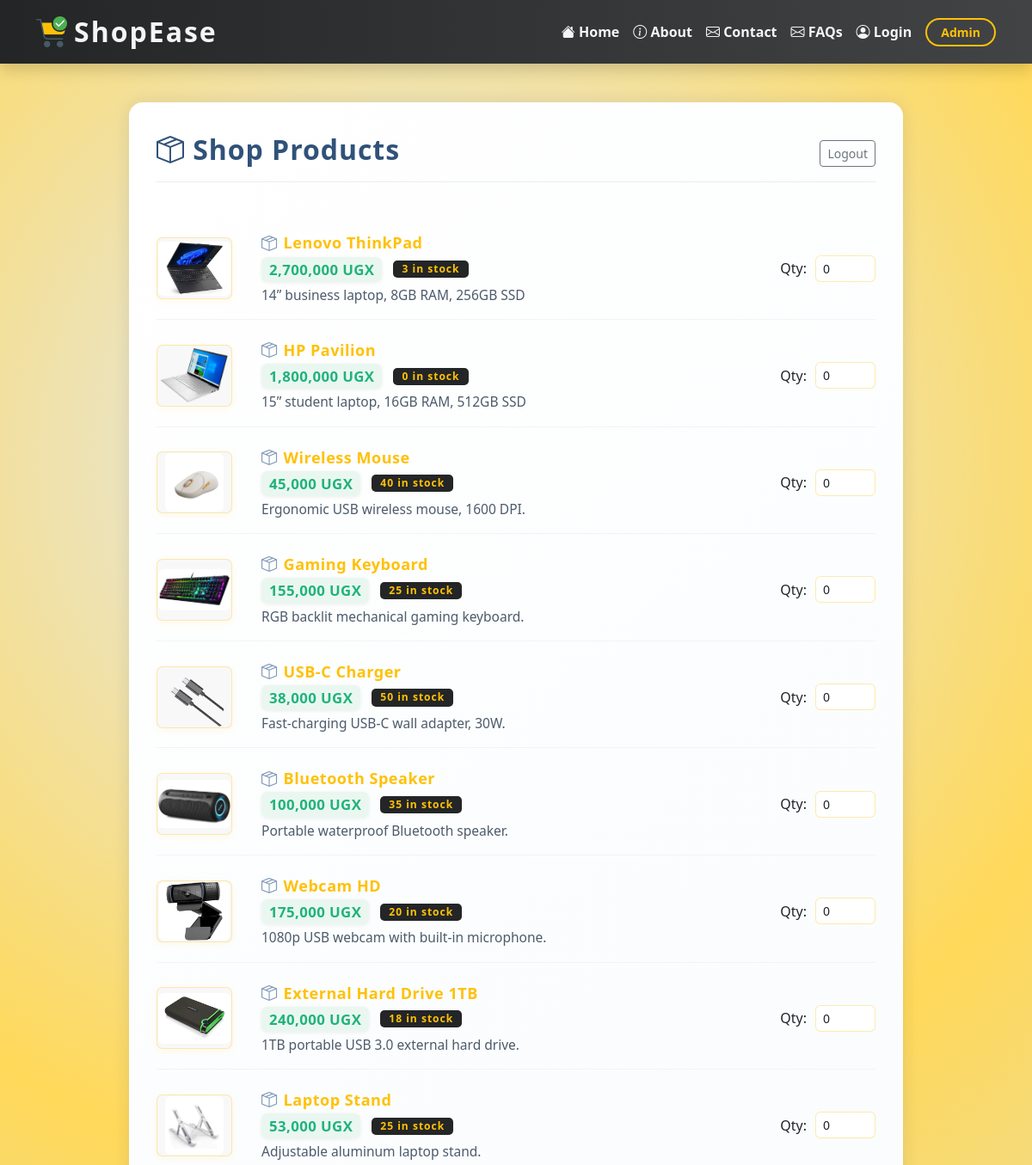
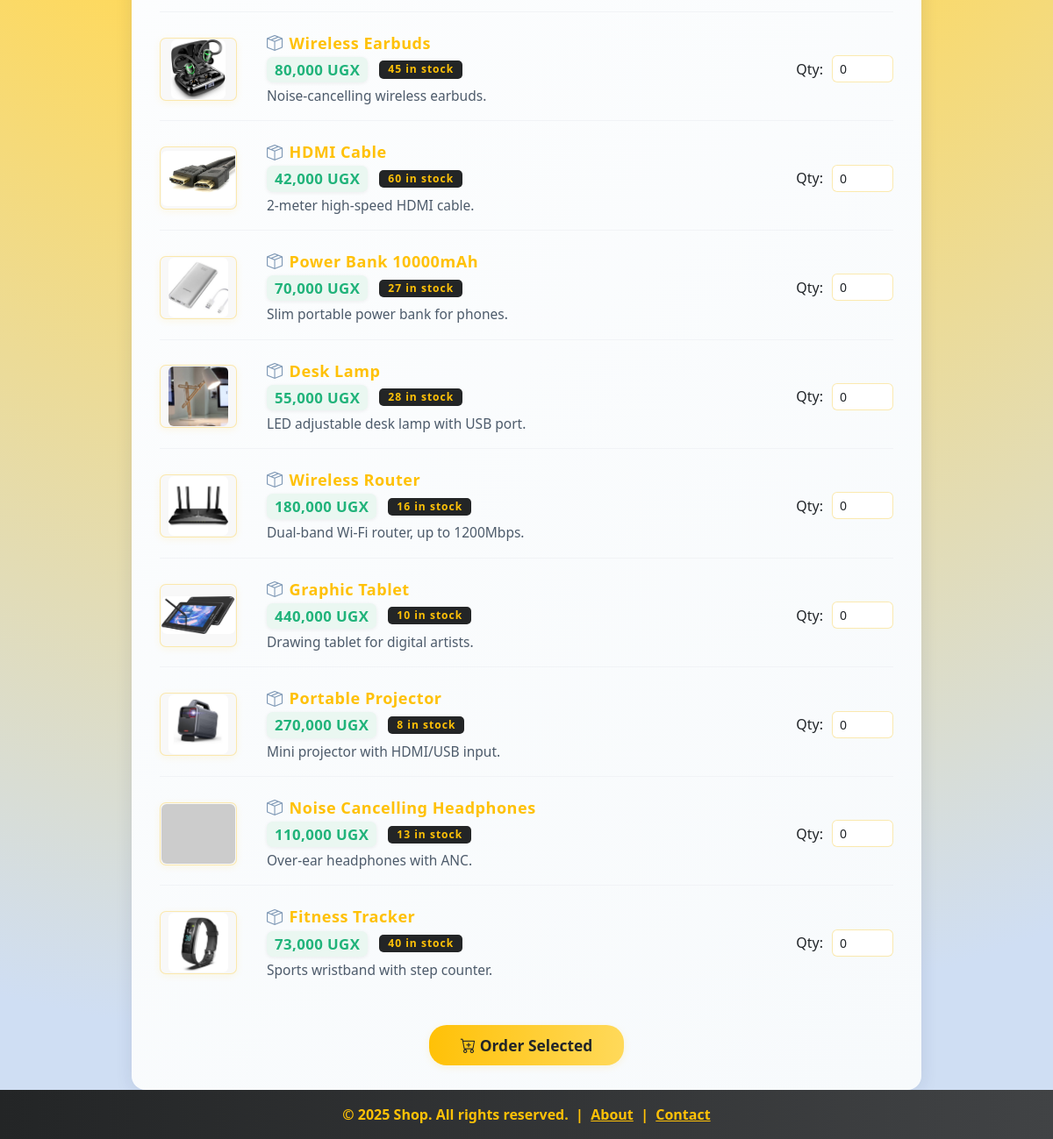
/products.php (signed in), run on the app's committed database (2 pictures, top to bottom).
### tables this page shows
CREATE TABLE `products` (
  `id` int(11) NOT NULL AUTO_INCREMENT,
  `name` varchar(100) NOT NULL,
  `description` text DEFAULT NULL,
  `price` decimal(10,2) NOT NULL,
  `stock` int(11) DEFAULT 0,
  `image` varchar(255) DEFAULT NULL,
  PRIMARY KEY (`id`)
);

### products.php (the view, shortened to what this page needs)
<?php
include 'db.php';
$result = $conn->query("SELECT * FROM products");
$uploads_dir = "uploads";
?>
<!DOCTYPE html>
<html lang="en">
<head>
    <link href="https://cdn.jsdelivr.net/npm/bootstrap@5.3.0/dist/css/bootstrap.min.css" rel="stylesheet">
    <link rel="stylesheet" href="https://cdn.jsdelivr.net/npm/bootstrap-icons@1.11.3/font/bootstrap-icons.min.css">
</head>
<body>
<?php include 'navbar.php'; ?>
<div class="container-main">
    <div class="header d-flex justify-content-between align-items-center">
        <h2><i class="bi bi-box-seam"></i> Shop Products</h2>
        <div class="nav-links">
            <a href="logout.php" class="btn btn-outline-secondary btn-sm">Logout</a>
        </div>
    </div>
    <form method="POST" action="products.php">
        <ul class="product-list">
        <?php
        if ($result->num_rows > 0) {
            while ($row = $result->fetch_assoc()): ?>
                <li class="product-row">
                    <div class="product-img-wrap">
                        <?php if (!empty($row['image']) && file_exists($uploads_dir . "/" . $row['image'])): ?>
                            <img class="product-img" src="<?= $uploads_dir ?>/<?= htmlspecialchars($row['image']) ?>" alt="<?= htmlspecialchars($row['name']) ?>">
                        <?php else: ?>
                            <img class="product-img" src="https://via.placeholder.com/84x68?text=No+Image" alt="No image">
                        <?php endif; ?>
                    </div>
                    <div class="product-info">
                        <span class="product-name"><i class="bi bi-box-seam"></i> <?= htmlspecialchars($row['name']) ?></span>
                        <div class="product-meta">
                            <span class="product-price"><?= htmlspecialchars(number_format($row['price'])) ?> UGX</span>
                            <span class="badge badge-stock"><?= htmlspecialchars($row['stock']) ?> in stock</span>
                        </div>
                        <?php if (!empty($row['description'])): ?>
                            <div class="product-desc"><?= htmlspecialchars($row['description']) ?></div>
                        <?php endif; ?>
                    </div>
                    <div class="qty-input ms-auto">
                        <label for="qty-<?= $row['id'] ?>" class="me-1">Qty:</label>
                        <input id="qty-<?= $row['id'] ?>" type="number" name="qty[<?= $row['id'] ?>]" min="0" max="<?= $row['stock'] ?>" value="0" class="form-control form-control-sm">
                    </div>
                </li>
        <?php endwhile;
        } else {
            echo "<div class='alert alert-warning mt-4'>No products available.</div>";
        }
        ?>
        </ul>
        <div class="text-center">
            <button type="submit" class="btn order-btn"><i class="bi bi-cart-plus"></i> Order Selected</button>
        </div>
    </form>
</div>
<?php include 'footer.php'; ?>
</body>
</html>

### navbar.php (shortened to what this page needs)
<nav class="navbar navbar-expand-lg navbar-dark bg-dark shadow" style="background: linear-gradient(90deg, #232526 0%, #414345 100%);">
    <div class="container">
        <a class="navbar-brand d-flex align-items-center" href="index.php" style="font-size:2rem; font-weight:900; letter-spacing:2px;">
            <img src="imga.png" alt="Logo" width="36" height="36" class="d-inline-block align-top me-2">
            ShopEase
        </a>
        <div class="collapse navbar-collapse justify-content-end" id="navbarNavDropdown">
            <ul class="navbar-nav align-items-center">
                <li class="nav-item">
                    <a class="nav-link<?= basename($_SERVER['PHP_SELF'])=='index.php'?' active':'' ?>" href="index.php">
                        <i class="bi bi-house-fill"></i> Home
                    </a>
                </li>
                <li class="nav-item">
                    <a class="nav-link<?= basename($_SERVER['PHP_SELF'])=='about.php'?' active':'' ?>" href="about.php">
                        <i class="bi bi-info-circle"></i> About
                    </a>
                </li>
                <li class="nav-item">
                    <a class="nav-link<?= basename($_SERVER['PHP_SELF'])=='contact.php'?' active':'' ?>" href="contact.php">
                        <i class="bi bi-envelope"></i> Contact
                    </a>
                </li>
                <li class="nav-item">
                    <a class="nav-link<?= basename($_SERVER['PHP_SELF'])=='faqs.php'?' active':'' ?>" href="faqs.php">
                        <i class="bi bi-envelope"></i> FAQs
                    </a>
                </li>
                <li class="nav-item">
                    <a class="nav-link<?= basename($_SERVER['PHP_SELF'])=='login.php'?' active':'' ?>" href="login.php">
                        <i class="bi bi-person-circle"></i> Login
                    </a>
                </li>
                <li class="nav-item ms-2">
                    <a href="admin_login.php" class="btn btn-outline-warning btn-sm px-3 fw-bold" style="border-radius:20px;">
                        Admin
                    </a>
                </li>
            </ul>
        </div>
    </div>
</nav>
<link rel="stylesheet" href="https://cdn.jsdelivr.net/npm/bootstrap-icons@1.11.3/font/bootstrap-icons.min.css">

### footer.php
<footer class="footer mt-auto py-3" style="background: linear-gradient(90deg, #232526 0%, #414345 100%); color: #ffc107; position: relative;">
    <div class="container text-center">
        <span style="font-weight: 600;">
            &copy; <?= date('Y') ?> Shop. All rights reserved.
            &nbsp;|&nbsp;
            <a href="about.php" style="color:#ffc107; text-decoration:underline;">About</a>
            &nbsp;|&nbsp;
            <a href="contact.php" style="color:#ffc107; text-decoration:underline;">Contact</a>
        </span>
    </div>
</footer>

### products.php (style rules this page uses)
html, body { min-height: 100vh; width: 100%; }
body { background: radial-gradient(circle at 40% 20%, #e0eafc 0%, #ffd95a 38%, #cfdef3 90%); background-attachment: fixed; min-height: 100vh; }
.container-main { max-width: 900px; margin: 45px auto 0 auto; background: linear-gradient(140deg, #fff 0%, #f7fafc 100%); border-radius: 16px; box-shadow: 0 2px 20px rgba(30,40,90,0.11); padding: 36px 32px 28px 32px; }
.header { margin-bottom: 35px; border-bottom: 1.5px solid #e9ecef; padding-bottom: 10px; }
.header h2 { font-weight: 700; color: #305279; letter-spacing: .03em; }
.nav-links { margin-bottom: 0; }
.product-list { margin: 0; padding: 0; }
.product-row { list-style: none; padding: 22px 0 16px 0; border-bottom: 1.5px solid #f1f3f6; display: flex; align-items: center; transition: background 0.16s; gap: 18px; animation: fadeInRow 1.1s; }
.product-row:last-child { border-bottom: none; }
.product-img-wrap { width: 88px; min-width: 88px; height: 72px; display: flex; align-items: center; justify-content: center; background: #f8f8f8; border-radius: 7px; border: 1.5px solid #ffc10750; margin-right: 16px; box-shadow: 0 2px 8px #ffc10719; }
.product-img { max-width: 84px; max-height: 68px; border-radius: 6px; object-fit: cover; transition: transform 0.13s; }
.product-info { flex-grow: 1; display: flex; flex-direction: column; }
.product-name { font-size: 1.13rem; font-weight: 700; color: #ffc107; letter-spacing: 0.5px; display: flex; gap: 7px; }
.product-name i { color: #7e98b5; }
.product-meta { font-size: 1.01rem; margin-top: 2px; display: flex; align-items: center; gap: 7px; }
.product-price { color: #20b37a; font-weight: 600; background: #eaf7f1; border-radius: 7px; padding: 2px 9px; letter-spacing: .4px; font-size: 1.04em; margin-right: 6px; box-shadow: 0 1px 4px #2221; animation: blinkPrice 1.7s linear infinite; }
.badge-stock { background: #232526; color: #ffc107 !important; border-radius: 5px; padding: 4px 10px; font-weight: 600; letter-spacing: .08em; animation: badgeBlink 1.8s infinite; }
.product-desc { color: #4d5b6b; font-size: 0.97rem; margin-top: 4px; }
.qty-input { min-width: 110px; display: flex; align-items: center; gap: 6px; }
.qty-input input[type="number"] { width: 70px; border-radius: 6px; border: 1.5px solid #ffc10750; padding: 4px 8px; }
.order-btn { margin-top: 35px; font-size: 1.09rem; padding: 10px 36px; border-radius: 20px; background: linear-gradient(90deg, #ffc107 0%, #ffd95a 100%); color: #212529; font-weight: 700; box-shadow: 0 2px 8px #ffc10722; border: none; animation: btnPulse 1.3s infinite; }

### navbar.php (style rules this page uses)
.navbar { background: linear-gradient(90deg, #232526 0%, #414345 100%) !important; box-shadow: 0 4px 18px rgba(30,40,90,0.13); }
.navbar-brand, .navbar-nav .nav-link { color:whitesmoke !important; transition: color 0.18s; font-weight: 600; }
.navbar .btn-outline-warning { transition: background 0.18s, color 0.18s, box-shadow 0.18s; border-width: 2px; }

### data on the page
products: image (picture), name "Lenovo ThinkPad", price "2,700,000", stock "3", description "14” business laptop, 8GB RAM, 256GB SSD"
products: image (picture), name "HP Pavilion", price "1,800,000", stock "0", description "15” student laptop, 16GB RAM, 512GB SSD"
products: image (picture), name "Wireless Mouse", price "45,000", stock "40", description "Ergonomic USB wireless mouse, 1600 DPI."
products: image (picture), name "Gaming Keyboard", price "155,000", stock "25", description "RGB backlit mechanical gaming keyboard."
products: image (picture), name "USB-C Charger", price "38,000", stock "50", description "Fast-charging USB-C wall adapter, 30W."
products: image (picture), name "Bluetooth Speaker", price "100,000", stock "35", description "Portable waterproof Bluetooth speaker."
products: image (picture), name "Webcam HD", price "175,000", stock "20", description "1080p USB webcam with built-in microphone."
products: image (picture), name "External Hard Drive 1TB", price "240,000", stock "18", description "1TB portable USB 3.0 external hard drive."
products: image (picture), name "Laptop Stand", price "53,000", stock "25", description "Adjustable aluminum laptop stand."
products: image (picture), name "Wireless Earbuds", price "80,000", stock "45", description "Noise-cancelling wireless earbuds."
products: image (picture), name "HDMI Cable", price "42,000", stock "60", description "2-meter high-speed HDMI cable."
products: image (picture), name "Power Bank 10000mAh", price "70,000", stock "27", description "Slim portable power bank for phones."
products: image (picture), name "Desk Lamp", price "55,000", stock "28", description "LED adjustable desk lamp with USB port."
products: image (picture), name "Wireless Router", price "180,000", stock "16", description "Dual-band Wi-Fi router, up to 1200Mbps."
products: image (picture), name "Graphic Tablet", price "440,000", stock "10", description "Drawing tablet for digital artists."
products: image (picture), name "Portable Projector", price "270,000", stock "8", description "Mini projector with HDMI/USB input."
products: name "Noise Cancelling Headphones", price "110,000", stock "13", description "Over-ear headphones with ANC."
products: image (picture), name "Fitness Tracker", price "73,000", stock "40", description "Sports wristband with step counter."
